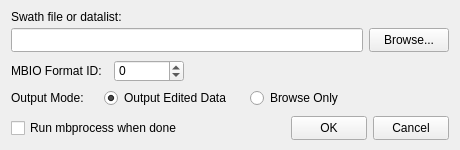
<?xml version="1.0" encoding="UTF-8"?>
<!--
  mbnavedit_open.ui - File > Open of the navigation editor (mbnavedit's bulletinBoard_fileselection:
  the file, its MBIO format id and the output mode). Loaded at runtime by
  src/mbnavedit/mbnavedit_window.cpp. Absolute geometry, no layouts.
-->
<ui version="4.0">
 <class>MbNavEditOpenDialog</class>
 <widget class="QDialog" name="MbNavEditOpenDialog">
  <property name="geometry">
   <rect><x>0</x><y>0</y><width>460</width><height>150</height></rect>
  </property>
  <property name="windowTitle">
   <string>MBnavedit - Open Swath Data</string>
  </property>
  <widget class="QLabel" name="fileLabel">
   <property name="geometry"><rect><x>11</x><y>8</y><width>300</width><height>18</height></rect></property>
   <property name="text"><string>Swath file or datalist:</string></property>
  </widget>
  <widget class="QLineEdit" name="fileEdit">
   <property name="geometry"><rect><x>11</x><y>28</y><width>352</width><height>24</height></rect></property>
  </widget>
  <widget class="QPushButton" name="browseButton">
   <property name="geometry"><rect><x>369</x><y>28</y><width>80</width><height>24</height></rect></property>
   <property name="text"><string>Browse...</string></property>
   <property name="autoDefault"><bool>false</bool></property>
  </widget>
  <widget class="QLabel" name="label_format">
   <property name="geometry"><rect><x>11</x><y>60</y><width>100</width><height>22</height></rect></property>
   <property name="text"><string>MBIO Format ID:</string></property>
  </widget>
  <widget class="QSpinBox" name="textField_format">
   <property name="geometry"><rect><x>114</x><y>60</y><width>70</width><height>22</height></rect></property>
   <property name="toolTip"><string>The file's MB-System format id (guessed from its name); -1 for a datalist</string></property>
   <property name="minimum"><number>-1</number></property>
   <property name="maximum"><number>1000</number></property>
  </widget>
  <widget class="QLabel" name="label_output_mode">
   <property name="geometry"><rect><x>11</x><y>88</y><width>90</width><height>20</height></rect></property>
   <property name="text"><string>Output Mode:</string></property>
  </widget>
  <widget class="QRadioButton" name="toggleButton_output_on">
   <property name="geometry"><rect><x>104</x><y>88</y><width>140</width><height>20</height></rect></property>
   <property name="toolTip"><string>Write the edited navigation to &lt;file&gt;.nve and set it in the file's mbprocess parameters</string></property>
   <property name="text"><string>Output Edited Data</string></property>
   <property name="checked"><bool>true</bool></property>
  </widget>
  <widget class="QRadioButton" name="toggleButton_output_off">
   <property name="geometry"><rect><x>250</x><y>88</y><width>110</width><height>20</height></rect></property>
   <property name="toolTip"><string>Look only: nothing is written</string></property>
   <property name="text"><string>Browse Only</string></property>
  </widget>
  <widget class="QCheckBox" name="mbprocessCheck">
   <property name="geometry"><rect><x>11</x><y>118</y><width>220</width><height>20</height></rect></property>
   <property name="toolTip"><string>Run mbprocess on the file when its navigation edits are written (mbnavedit -X)</string></property>
   <property name="text"><string>Run mbprocess when done</string></property>
  </widget>
  <widget class="QPushButton" name="okButton">
   <property name="geometry"><rect><x>291</x><y>116</y><width>76</width><height>24</height></rect></property>
   <property name="text"><string>OK</string></property>
   <property name="autoDefault"><bool>false</bool></property>
  </widget>
  <widget class="QPushButton" name="cancelButton">
   <property name="geometry"><rect><x>373</x><y>116</y><width>76</width><height>24</height></rect></property>
   <property name="text"><string>Cancel</string></property>
   <property name="autoDefault"><bool>false</bool></property>
  </widget>
 </widget>
 <resources/>
 <connections/>
</ui>
